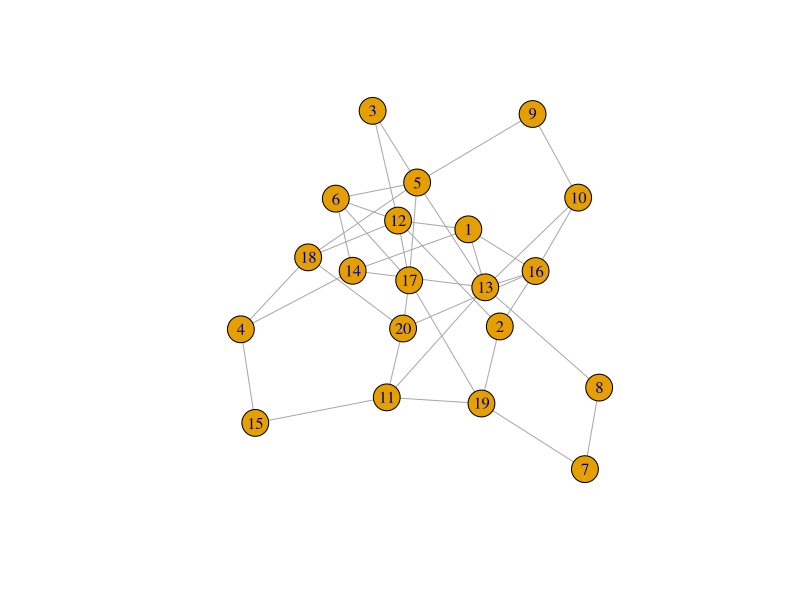
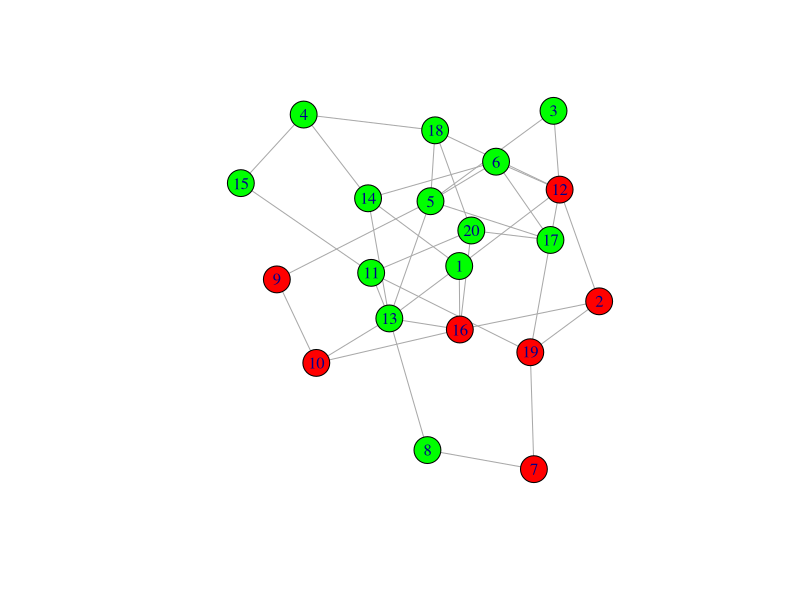
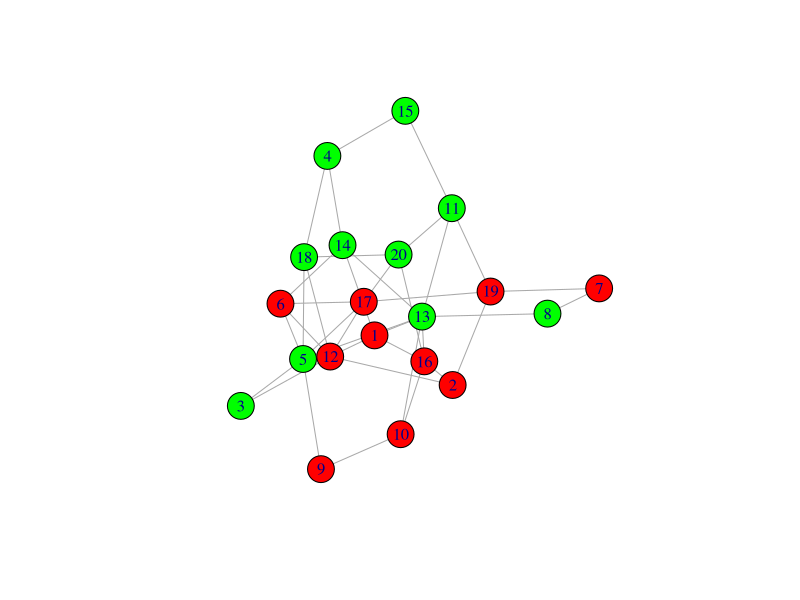
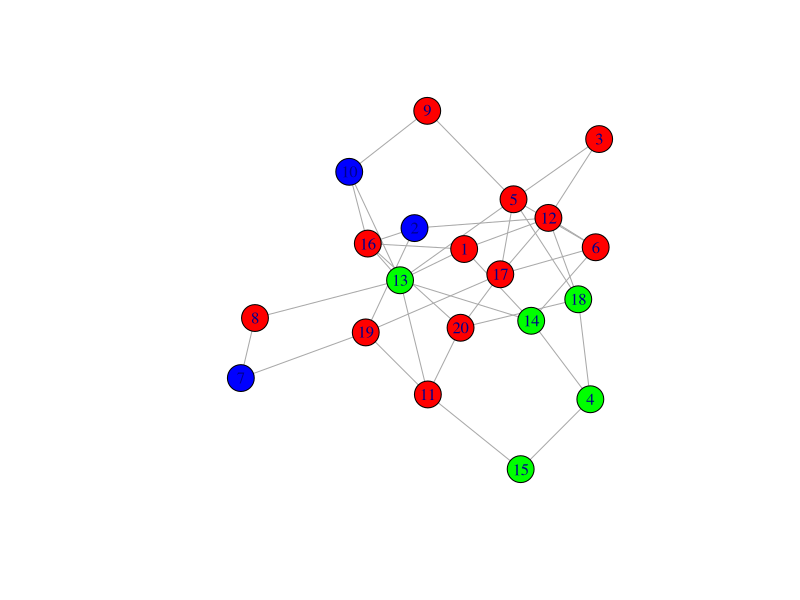
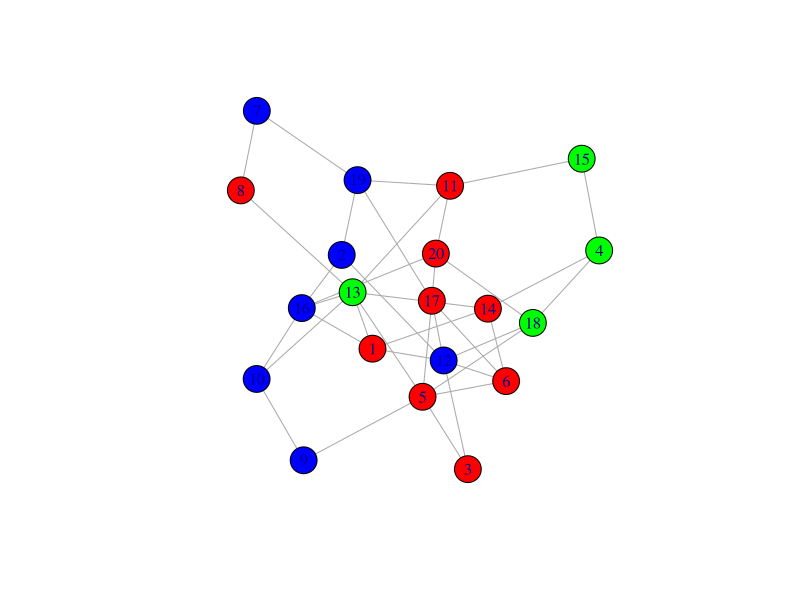
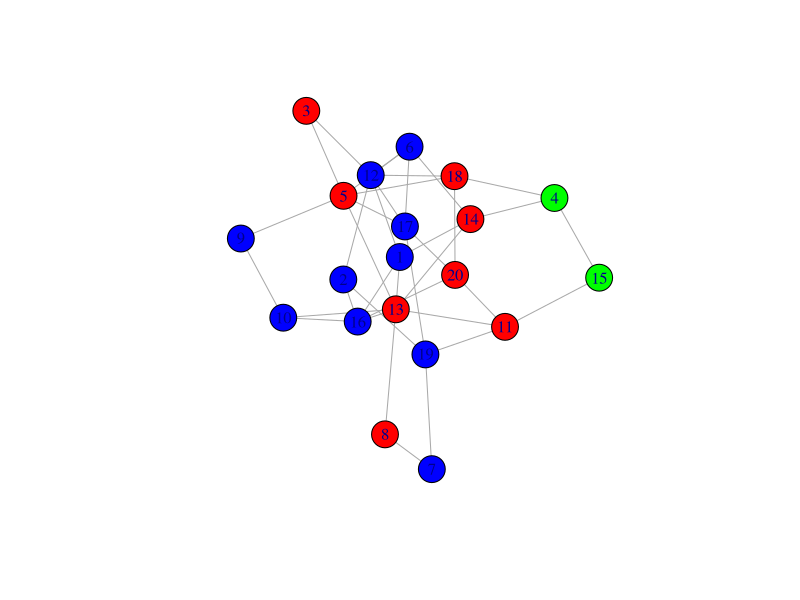
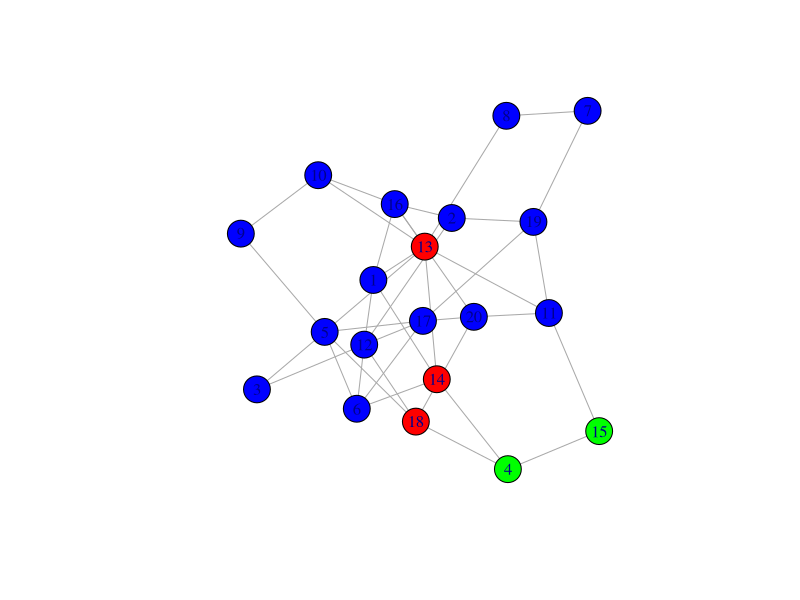
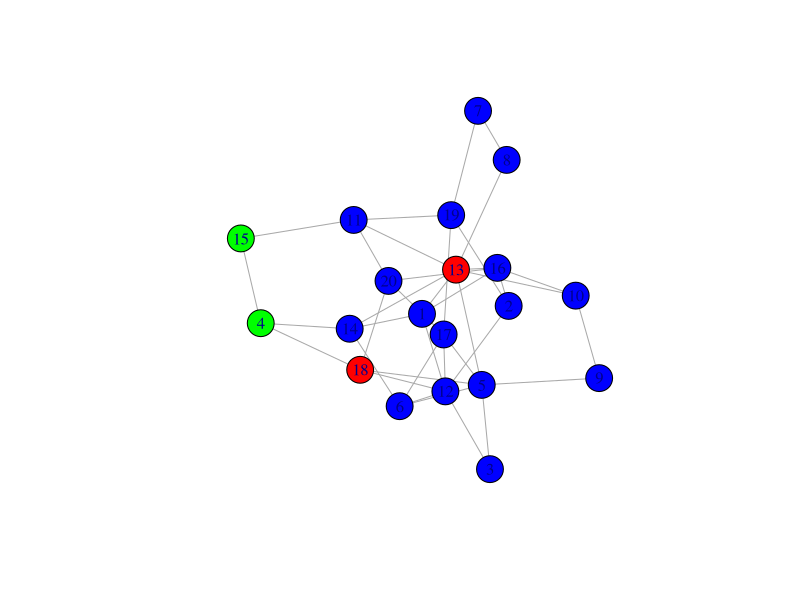

Here is the R script that generated these plots, in order:
library(igraph)

createGraph <- function(adj_matrice){
  n <-nrow(adj_matrice)

  g <- make_empty_graph(n, directed = FALSE)

  # Ajouter des arêtes
  for (i in 1:nrow(adj_matrice)) {
    for (j in i:ncol(adj_matrice)) {
      if (adj_matrice[i, j]==1) {
         g <- add_edges(g,c(i,j))
      }
    }
  }

  plot(g)
  return(g)
}


generate_adjacency_matrix <- function(num_nodes, num_edges) {
  # Créer un graphe aléatoire
  graph <- make_empty_graph(n = num_nodes, directed = FALSE)

  # Ajouter des arêtes aléatoires
  edges <- sample(1:num_nodes, 2 * num_edges, replace = TRUE)
  graph <- add_edges(graph, edges)

  # Supprimer les arêtes multiples et les boucles (optionnel)
  graph <- simplify(graph, remove.multiple = TRUE, remove.loops = TRUE)

  # Générer la matrice d'adjacence
  adjacency_matrix <- as.matrix(as_adjacency_matrix(graph, sparse = FALSE))

  # Retourner la matrice d'adjacence
  return(adjacency_matrix)
}

spread_epidemic<- function (graph,n0,p,nday,t)
{
  V(graph)$statut<-rep("S",vcount(graph))
  V(graph)$dayContamination<-rep(0,vcount(graph))
  size_graph<-vcount(graph)
  infected_guy<-sample(1:size_graph,n0)
  for (i in infected_guy)
  {
    V(graph)$statut[i]<-"I"
  }
    # Simulation jour par jour
  for (day in 1:t) {
    # Copier les statuts pour mise à jour
    new_statut <- V(graph)$statut
    new_dayContamination <- V(graph)$dayContamination

    daily_infected <- c()
    daily_recovered <- c()

    for (node in which(V(graph)$statut == "I")) {
      # Infecter les voisins avec probabilité p
      for (neighbor in neighbors(graph, node)) {
        if (V(graph)$statut[neighbor] == "S" && runif(1) < p) {
          new_statut[neighbor] <- "I"  # Devenir infecté
          daily_infected <- c(daily_infected, neighbor)  # Ajouter à la liste d'infectés
        }
      }

      # Augmenter le compteur de jours infectés
      new_dayContamination[node] <- V(graph)$dayContamination[node] + 1

      # Vérifier si la durée d'infection est atteinte
      if (new_dayContamination[node] >= nday) {
        new_statut[node] <- "R"  # Devenir rétabli
        daily_recovered <- c(daily_recovered, node)  # Ajouter à la liste des guéris
      }
    }
    # Mettre à jour les statuts et les compteurs
    V(graph)$statut <- new_statut
    V(graph)$dayContamination <- new_dayContamination

    # Afficher les sommets infectés ce jour
    if (length(daily_infected) > 0) {
      cat("Jour", day, ": Infectés =", unique(daily_infected), "\n")
    } else {
      cat("Jour", day, ": Aucun nouveau sommet infecté\n")
    }
        # Afficher les sommets guéris ce jour
    if (length(daily_recovered) > 0) {
      cat("Jour", day, ": Nœuds guéris =", unique(daily_recovered), "\n")
    } else {
      cat("Jour", day, ": Aucun nœud guéri\n")
    }
      # Associer des couleurs en fonction de l'état des sommets
  V(graph)$color <- ifelse(V(graph)$statut == "S", "green",
                           ifelse(V(graph)$statut == "I", "red", "blue"))
  # Calculer le degré des sommets pour ajuster la taille
  degrees <- degree(graph)

  # Afficher le graphe
  plot(graph,        # Taille des sommets proportionnelle au degré
       vertex.label = V(graph)$name,                # Afficher les noms des sommets
       vertex.color = V(graph)$color)
  }

}

# Générer une matrice d'adjacence pour un graphe avec 5 sommets et 7 arêtes
adj_matrice <- generate_adjacency_matrix(num_nodes = 20, num_edges = 45)

print("Matrice d'adjacence :")
print(adj_matrice)

graph <- createGraph (adj_matrice)
spread_epidemic (graph, 3 , 0.3 , 3 , 20)